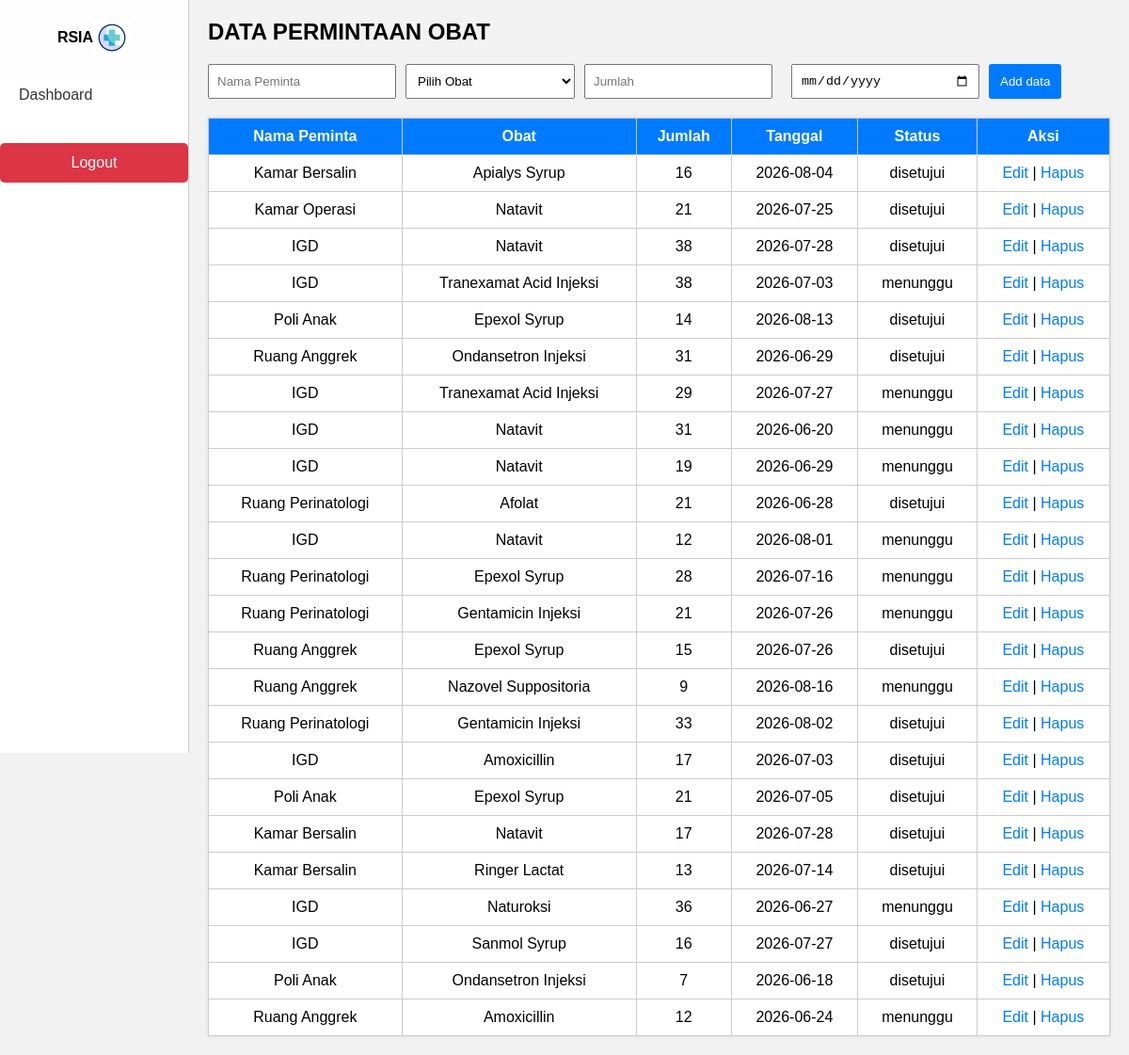
/permintaan/ (signed in), run on the app's committed database.
### app/models.py (models this page shows)
class PermintaanObat(db.Model):
    id = db.Column(db.Integer, primary_key=True)
    nama_peminta = db.Column(db.String(100), nullable=False)
    obat_id = db.Column(db.Integer, db.ForeignKey('obat.id'), nullable=False)
    jumlah = db.Column(db.Integer, nullable=False)
    tanggal = db.Column(db.Date, default=datetime.utcnow, nullable=False)
    status = db.Column(db.String(50), default='menunggu', nullable=False)  # 'menunggu', 'disetujui', 'ditolak'
    is_processed = db.Column(db.Boolean, default=False, nullable=False)
    obat = db.relationship('Obat', backref=db.backref('permintaan_obat', lazy=True))

class Obat(db.Model):
    id = db.Column(db.Integer, primary_key=True)
    nama = db.Column(db.String(100), nullable=False)
    kategori = db.Column(db.String(50), nullable=False)
    satuan = db.Column(db.String(20), nullable=False)
    harga = db.Column(db.Integer, nullable=False)
    stok = db.Column(db.Integer, nullable=False)
    tanggal_kadaluarsa = db.Column(db.Date, nullable=False)

### app/routes/permintaan.py (the view)
@bp.route('/')
@login_required
def index():
    permintaans = PermintaanObat.query.all()
    obats = Obat.query.all()
    return render_template('permintaan.html', permintaans=permintaans, obats=obats)

### app/routes/auth.py (called while the page is built)
@login_manager.user_loader
def load_user(user_id):
    return User.query.get(int(user_id))

### app/templates/permintaan.html (shortened to what this page needs)
<!DOCTYPE html>
<html lang="id">
<head>
</head>
<body>
<div class="sidebar">
  <div class="sidebar-header">
    <span class="sidebar-title">RSIA</span>
    <img src="{{ url_for('static', filename='icons/rs.gif') }}" width="40">
  </div>
  <a href="{{ url_for('dashboard.index') }}" class="{% if request.endpoint.startswith('dashboard') %}active{% endif %}">Dashboard</a>
    <a href="{{ url_for('auth.logout') }}" class="logout">Logout</a>
  </div>
<div class="main">
    <h2>DATA PERMINTAAN OBAT</h2>
    <form action="{{ url_for('permintaan.add') }}" method="POST" onsubmit="return validateJumlah()">
        <div class="form-row">
            <input type="text" name="nama_peminta" placeholder="Nama Peminta" required>
            <select name="obat_id" id="obatSelect" required onchange="setMaxJumlah()">
                <option value="" disabled selected>Pilih Obat</option>
            </select>
            <input type="number" name="jumlah" id="jumlahInput" placeholder="Jumlah" min="1" required oninput="validateJumlah()" title="">
            <input type="date" name="tanggal" required>
            <button type="submit">Add data</button>
        </div>
    </form>
    <table>
        <thead>
            <tr>
                <th>Nama Peminta</th>
                <th>Obat</th>
                <th>Jumlah</th>
                <th>Tanggal</th>
                <th>Status</th>
                <th>Aksi</th>
            </tr>
        </thead>
        <tbody>
            {% for p in permintaans %}
            <tr>
                <td>{{ p.nama_peminta }}</td>
                <td>{{ p.obat.nama }}</td>
                <td>{{ p.jumlah }}</td>
                <td>{{ p.tanggal.strftime('%Y-%m-%d') }}</td>
                <td>{{ p.status }}</td>
                <td>
                    <a href="{{ url_for('permintaan.edit', id=p.id) }}">Edit</a> |
                    <a href="{{ url_for('permintaan.delete', id=p.id) }}">Hapus</a>
                </td>
            </tr>
            {% endfor %}
        </tbody>
    </table>
</div>
</body>
</html>

### app/templates/permintaan.html (style rules this page uses)
body { margin: 0; font-family: Arial, sans-serif; background: #f2f2f2; display: flex; }
.sidebar { width: 200px; background-color: #ffffff; height: 100vh; border-right: 1px solid #ccc; padding-top: 0; }
.sidebar-header { background-color: #fdfdfd; padding: 20px 0; display: flex; justify-content: center; align-items: center; }
.sidebar-title { font-size: 16px; font-weight: bold; white-space: nowrap; }
.sidebar a { display: block; padding: 12px 20px; color: #333; text-decoration: none; }
.logout { background: #dc3545; color: white !important; text-align: center; display: inline-block; padding: 10px; margin-top: 30px; border-radius: 5px; text-decoration: none; }
.content, .main { padding: 20px; flex-grow: 1; }
h2 { margin-top: 0; }
.form-row { display: flex; flex-wrap: wrap; gap: 10px; margin-bottom: 10px; }
.form-row input, .form-row select { padding: 8px; width: 180px; }
.form-row button, .add-btn { padding: 8px 12px; background: #007bff; color: white; border: none; cursor: pointer; border-radius: 3px; }
table { width: 100%; border-collapse: collapse; background: white; margin-top: 20px; box-shadow: 0 0 5px rgba(0,0,0,0.1); }
th { background-color: #007bff; color: white; }
th, td { border: 1px solid #ccc; padding: 10px; text-align: center; vertical-align: middle; }
a { color: #007bff; text-decoration: none; }

### data on the page
PermintaanObat: nama_peminta "Kamar Bersalin", obat.nama "Apialys Syrup", jumlah "16", tanggal "2026-08-04", status "disetujui"
PermintaanObat: nama_peminta "Kamar Operasi", obat.nama "Natavit", jumlah "21", tanggal "2026-07-25", status "disetujui"
PermintaanObat: nama_peminta "IGD", obat.nama "Natavit", jumlah "38", tanggal "2026-07-28", status "disetujui"
PermintaanObat: nama_peminta "IGD", obat.nama "Tranexamat Acid Injeksi", jumlah "38", tanggal "2026-07-03", status "menunggu"
PermintaanObat: nama_peminta "Poli Anak", obat.nama "Epexol Syrup", jumlah "14", tanggal "2026-08-13", status "disetujui"
PermintaanObat: nama_peminta "Ruang Anggrek", obat.nama "Ondansetron Injeksi", jumlah "31", tanggal "2026-06-29", status "disetujui"
PermintaanObat: nama_peminta "IGD", obat.nama "Tranexamat Acid Injeksi", jumlah "29", tanggal "2026-07-27", status "menunggu"
PermintaanObat: nama_peminta "IGD", obat.nama "Natavit", jumlah "31", tanggal "2026-06-20", status "menunggu"
PermintaanObat: nama_peminta "IGD", obat.nama "Natavit", jumlah "19", tanggal "2026-06-29", status "menunggu"
PermintaanObat: nama_peminta "Ruang Perinatologi", obat.nama "Afolat", jumlah "21", tanggal "2026-06-28", status "disetujui"
PermintaanObat: nama_peminta "IGD", obat.nama "Natavit", jumlah "12", tanggal "2026-08-01", status "menunggu"
PermintaanObat: nama_peminta "Ruang Perinatologi", obat.nama "Epexol Syrup", jumlah "28", tanggal "2026-07-16", status "menunggu"
PermintaanObat: nama_peminta "Ruang Perinatologi", obat.nama "Gentamicin Injeksi", jumlah "21", tanggal "2026-07-26", status "menunggu"
PermintaanObat: nama_peminta "Ruang Anggrek", obat.nama "Epexol Syrup", jumlah "15", tanggal "2026-07-26", status "disetujui"
PermintaanObat: nama_peminta "Ruang Anggrek", obat.nama "Nazovel Suppositoria", jumlah "9", tanggal "2026-08-16", status "menunggu"
PermintaanObat: nama_peminta "Ruang Perinatologi", obat.nama "Gentamicin Injeksi", jumlah "33", tanggal "2026-08-02", status "disetujui"
PermintaanObat: nama_peminta "IGD", obat.nama "Amoxicillin", jumlah "17", tanggal "2026-07-03", status "disetujui"
PermintaanObat: nama_peminta "Poli Anak", obat.nama "Epexol Syrup", jumlah "21", tanggal "2026-07-05", status "disetujui"
PermintaanObat: nama_peminta "Kamar Bersalin", obat.nama "Natavit", jumlah "17", tanggal "2026-07-28", status "disetujui"
PermintaanObat: nama_peminta "Kamar Bersalin", obat.nama "Ringer Lactat", jumlah "13", tanggal "2026-07-14", status "disetujui"
PermintaanObat: nama_peminta "IGD", obat.nama "Naturoksi", jumlah "36", tanggal "2026-06-27", status "menunggu"
PermintaanObat: nama_peminta "IGD", obat.nama "Sanmol Syrup", jumlah "16", tanggal "2026-07-27", status "disetujui"
PermintaanObat: nama_peminta "Poli Anak", obat.nama "Ondansetron Injeksi", jumlah "7", tanggal "2026-06-18", status "disetujui"
PermintaanObat: nama_peminta "Ruang Anggrek", obat.nama "Amoxicillin", jumlah "12", tanggal "2026-06-24", status "menunggu"
